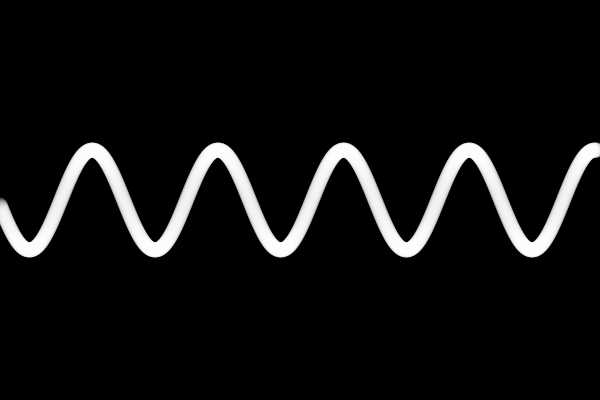
Frame 1 (no input)
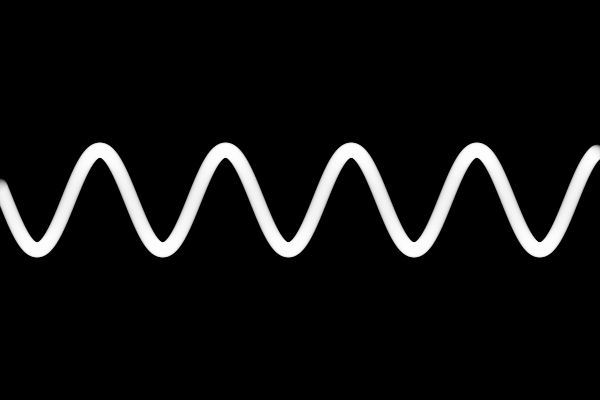
Frame 60 (the mouse pressed at the canvas centre just before this capture)
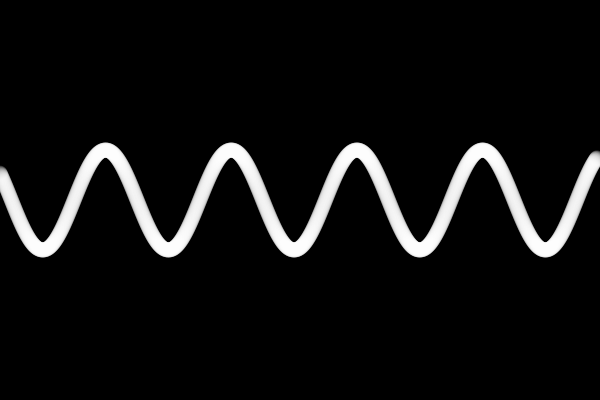
Frame 120 (the mouse held since frame 60 and released just before this capture)

The Processing sketch that drew these frames (run headless with seeded random() and noise(); from frame 60 on, the mouse is pressed at the canvas centre):

// Processing sketch: MovingSineWave
// ── MovingSineWave.pde
int ellipseWidth = 15;
int amplitude = 1;

void setup (){
  size(600, 400);
  background(0);
  noStroke();
  fill(255,50);
}

void draw(){
  background(0);
  for (float x = 0; x < 4.75*TWO_PI; x+=0.02) {
    float y = amplitude * sin(x+frameCount*0.1); 
    ellipse(x*20, height/2+y*50, ellipseWidth, ellipseWidth);
  }
}
